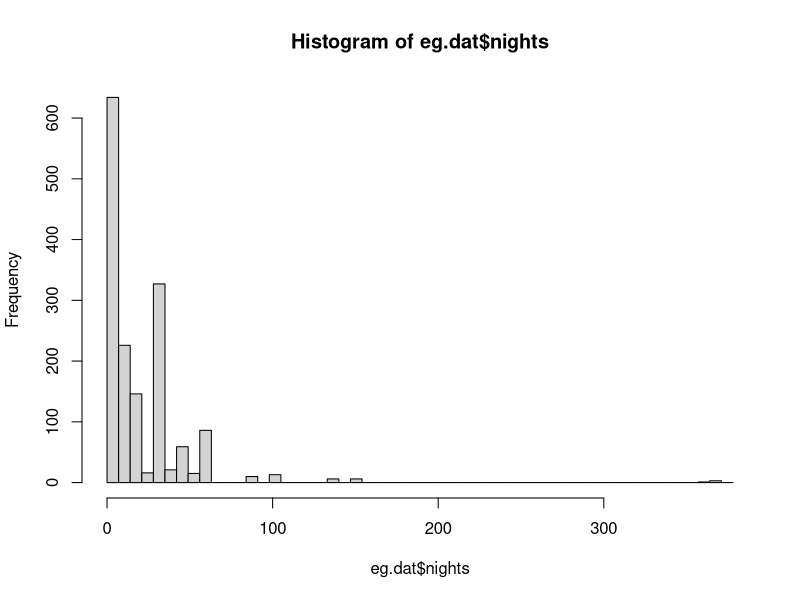
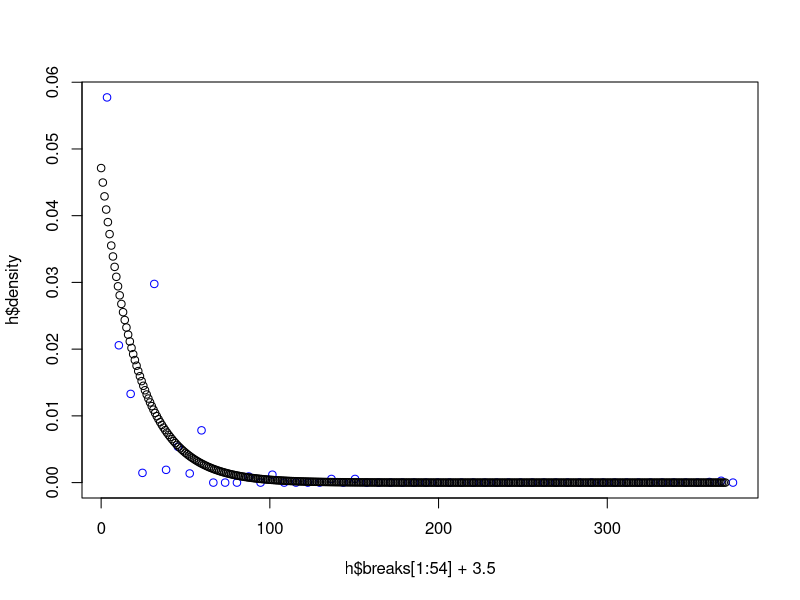
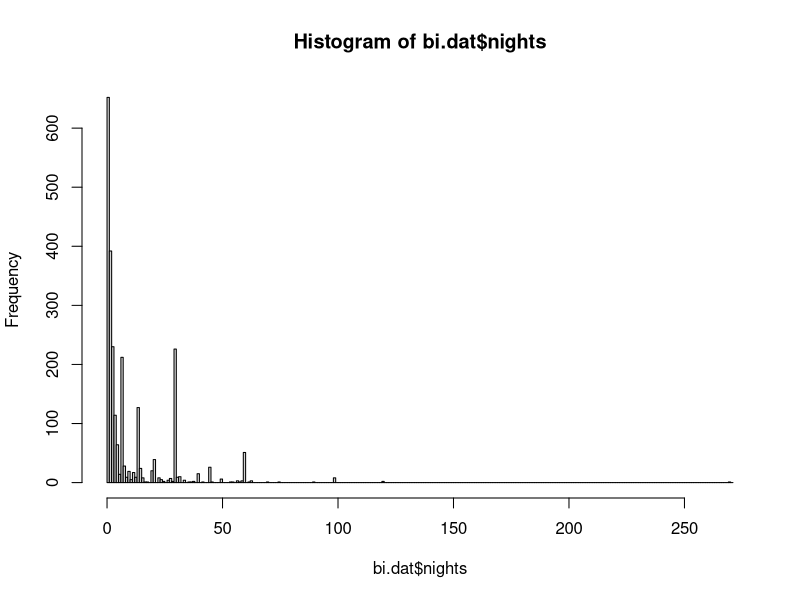
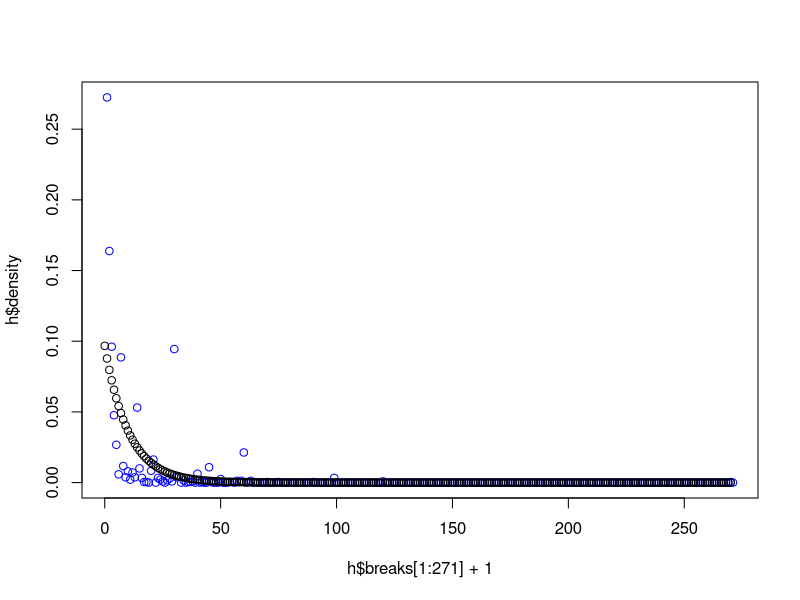

Reproduce these figures in R, in order.
####
# Clean Data - Regression Model of Trip Duration
#
# Load in the trip duration data from raw/2018_travel_data/trips_on_BI.csv
# and raw/2018_travel_data/trips_to_EG.csv
#
# Model trip duration as a function of destination for each ad2 destination
#
# August 12, 2019
#
####

library(here)
library(data.table)

# Fit data for trips to EG ####

# Load the data:
dat <- fread(here("data/travel_duration_data.csv"))
# split data into on-island and off-island
eg.dat <- dat[destination == "off_island"]
bi.dat <- dat[destination == "on_island" & !is.na(nights)]

# Fit to an exponential decay, using maximum likelihood:
f <- optimise(f = function(l){
  sum(dexp(x = eg.dat[!is.na(nights)]$nights, rate = l, log = TRUE))
  }, 
  interval = c(0,1), 
  maximum = TRUE)
# This is the decay rate that maximizes the likelihood
lambda.eg <- f$maximum # 0.04713604

# Make a histogram
h <- hist(eg.dat$nights, breaks = seq(0,380,7))
# and the fit itself
x <- seq(0,370,1)
y <- dexp(x = x, rate = 0.0471359, log = FALSE)
# Plot the data, just to show that it works okay:
plot(h$breaks[1:54] + 3.5, h$density, col = "blue")
points(x,y, add =TRUE, axes = FALSE)


# QWerage duration for travel anywhere on the island:

f.bi.all <- optimise(f = function(l){
    sum(dexp(x = bi.dat$nights, rate = l, log = TRUE))
  }, 
  interval = c(0,1), 
  maximum = TRUE)
lambda.bi.all <- f.bi.all$maximum # 0.09670302
1/f.bi.all$maximum # average is a 10-day stay

# make a histogram, and plot everything again
h <- hist(bi.dat$nights, breaks = seq(0,271,1))
x <- seq(0,270,1)
y <- dexp(x = x, rate = lambda.bi.all, log = FALSE)
# Plot the data, just to show that it works okay:
plot(h$breaks[1:271] + 1, h$density, col = "blue")
points(x,y, add =TRUE, axes = FALSE)
